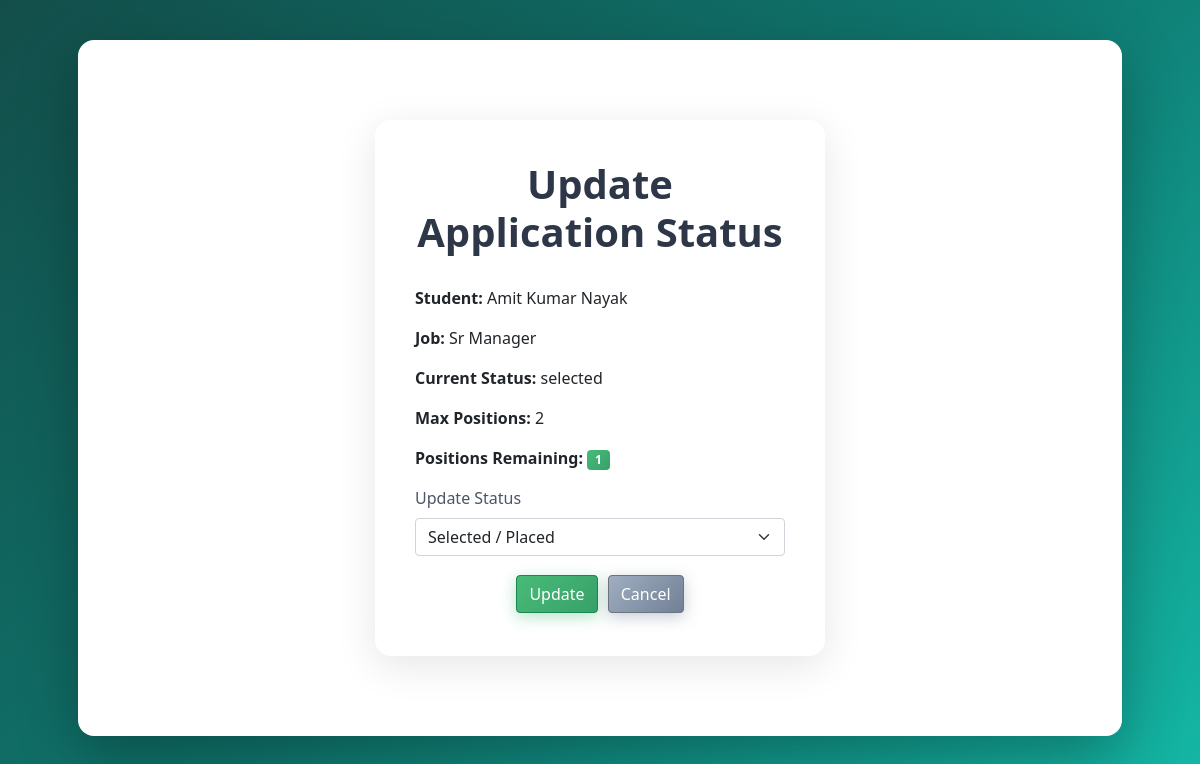
Page /company/update_application/1 on the committed database.
### application/models.py (models this page shows)
class Student(db.Model):
    id = db.Column(db.Integer(), primary_key=True)
    full_name = db.Column(db.String(), nullable=False)
    roll_number = db.Column(db.String(), unique=True, nullable=False)
    branch = db.Column(db.String(), nullable=False)
    cgpa = db.Column(db.Float(), nullable=False)
    graduation_year = db.Column(db.Integer(), nullable=False)
    phone = db.Column(db.String(), nullable=False)
    skills = db.Column(db.String(), nullable=True)
    resume_link = db.Column(db.String(), nullable=True)
    user_id = db.Column(db.Integer(), db.ForeignKey("user.id"), nullable=False)
    applications = db.relationship("Application", backref="student_details")

class PlacementDrive(db.Model):
    id = db.Column(db.Integer(), primary_key=True)
    job_title = db.Column(db.String(), nullable=False)
    job_description = db.Column(db.String(), nullable=False)
    eligibility_criteria = db.Column(db.String(), nullable=False)
    required_skills = db.Column(db.String(), nullable=True)
    experience = db.Column(db.String(), nullable=True)
    required_cgpa = db.Column(db.Float(), nullable=False)
    eligible_branches = db.Column(db.String(), nullable=False)
    ctc = db.Column(db.String(), nullable=False)
    location = db.Column(db.String(), nullable=False)
    drive_date = db.Column(db.String(), nullable=False)
    application_deadline = db.Column(db.String(), nullable=False)
    max_positions = db.Column(db.Integer(), nullable=False)
    approval_status = db.Column(db.String(), default="pending")
    drive_status = db.Column(db.String(), default="upcoming")
    company_id = db.Column(db.Integer(), db.ForeignKey("company.id"), nullable=False)
    applications = db.relationship("Application", backref="drive_details")

class Application(db.Model):
    id = db.Column(db.Integer(), primary_key=True)
    application_date = db.Column(db.String(), nullable=False)
    status = db.Column(db.String(), default="applied")
    student_id = db.Column(db.Integer(), db.ForeignKey("student.id"), nullable=False)
    drive_id = db.Column(db.Integer(), db.ForeignKey("placement_drive.id"), nullable=False)

### application/controllers.py (the view, shortened to what this page needs)
@app.route("/company/update_application/<int:app_id>", methods=["GET", "POST"])
def update_application(app_id):
    application = Application.query.get(app_id)
    drive = application.drive_details
    source = request.args.get("source", "")
    selected_count = Application.query.filter_by(
        drive_id=drive.id,
        status="selected"
    ).count()
    positions_remaining = drive.max_positions - selected_count
    return render_template("update_application.html", application=application, positions_remaining=positions_remaining, source=source)

### templates/update_application.html (shortened to what this page needs)
<!DOCTYPE html>
<html lang="en">
<head>
    <link rel="stylesheet" href="/static/style.css">
    <link href="https://cdn.jsdelivr.net/npm/bootstrap@5.0.2/dist/css/bootstrap.min.css" rel="stylesheet">
    <link rel="stylesheet" href="https://cdn.jsdelivr.net/npm/bootstrap-icons@1.8.0/font/bootstrap-icons.css">
</head>
<body>
    <div id="main">
        <div id="canvas">
            <div id="form-body">
                <h1>Update Application Status</h1>
                <p><strong>Student:</strong> {{application.student_details.full_name}}</p>
                <p><strong>Job:</strong> {{application.drive_details.job_title}}</p>
                <p><strong>Current Status:</strong> {{application.status}}</p>
                <p><strong>Max Positions:</strong> {{application.drive_details.max_positions}}</p>
                <p><strong>Positions Remaining:</strong>
                    {% if positions_remaining > 0 %}
                        <span class="badge bg-success">{{positions_remaining}}</span>
                    {% else %}
                        <span class="badge bg-danger">0 (Full)</span>
                    {% endif %}
                </p>
                <form action="/company/update_application/{{application.id}}?source={{source}}" method="post">
                <div class="mb-3">
                    <label for="status" class="form-label">Update Status</label>
                    <select class="form-select" name="status" required>
                        {% if source == "view_applications" %}
                            <option value="shortlisted">Shortlisted</option>
                            <option value="rejected">Rejected</option>
                        {% elif source == "shortlisted" %}
                            <option value="interview">Interview</option>
                            <option value="rejected">Rejected</option>
                        {% elif source == "interview" %}
                            <option value="selected" {% if positions_remaining == 0 %}disabled{% endif %}>Placed {% if positions_remaining == 0 %}(Full){% endif %}</option>
                            <option value="rejected">Rejected</option>
                        {% else %}
                            <option value="selected" {% if application.status == "selected" %}selected{% endif %} >Selected / Placed </option>
                        {% endif %}
                    </select>
                </div>
                <div style="text-align: center;">
                <input type="submit" class="btn btn-success" value="Update">
                {% if source == "view_applications" %}
                    <a href="/company/view_applications/{{application.drive_id}}" class="btn btn-secondary">Cancel</a>
                {% elif source == "shortlisted" or source == "interview" %}
                    <a href="/company/view_shortlisted/{{application.drive_id}}" class="btn btn-secondary">Cancel</a>
                {% else %}
                    <a href="/company/view_applications/{{application.drive_id}}" class="btn btn-secondary">Cancel</a>
                {% endif %}
               </div>
               </form>
            </div>
        </div>
    </div>
</body>
</html>

### static/style.css (style rules this page uses)
* { margin: 0; padding: 0; box-sizing: border-box; }
body { font-family: 'Segoe UI', Tahoma, Geneva, Verdana, sans-serif; background: linear-gradient(135deg, #134e4a 0%, #0f766e 50%, #14b8a6 100%); min-height: 100vh; }
#main { padding: 20px; }
#canvas { background: #ffffff; margin: 20px auto; width: 90%; max-width: 1400px; min-height: 600px; border-radius: 16px; box-shadow: 0 20px 60px rgba(0, 0, 0, 0.3); overflow: hidden; }
#form-body { width: 100%; max-width: 450px; margin: 80px auto; background: #fff; border: none; border-radius: 16px; padding: 40px; box-shadow: 0 10px 40px rgba(0, 0, 0, 0.1); }
#form-body h1 { color: #2d3748; font-weight: 700; margin-bottom: 30px; text-align: center; }
.form-label { font-weight: 500; color: #4a5568; margin-bottom: 8px; }
.form-select { border: 2px solid #e2e8f0; border-radius: 8px; padding: 12px 16px; }
.btn { padding: 10px 20px; border-radius: 8px; font-weight: 500; transition: all 0.3s ease; border: none; margin: 3px; }
.btn-success { background: linear-gradient(135deg, #48bb78 0%, #38a169 100%); box-shadow: 0 4px 15px rgba(72, 187, 120, 0.4); }
.btn-secondary { background: linear-gradient(135deg, #a0aec0 0%, #718096 100%); box-shadow: 0 4px 15px rgba(113, 128, 150, 0.4); }
.badge { padding: 6px 12px; border-radius: 20px; font-weight: 500; font-size: 0.75rem; text-transform: uppercase; letter-spacing: 0.5px; }
.badge.bg-success { background: linear-gradient(135deg, #48bb78 0%, #38a169 100%) !important; }
a { color: #0d9488; text-decoration: none; transition: all 0.2s ease; }

### rows in the picture
Student: student_details.full_name "Amit Kumar Nayak"
PlacementDrive: drive_details.job_title "Sr Manager", drive_details.max_positions "2"
Application: status "selected", status "Selected / Placed"

### other values in the picture
{{ positions_remaining }} "1"
